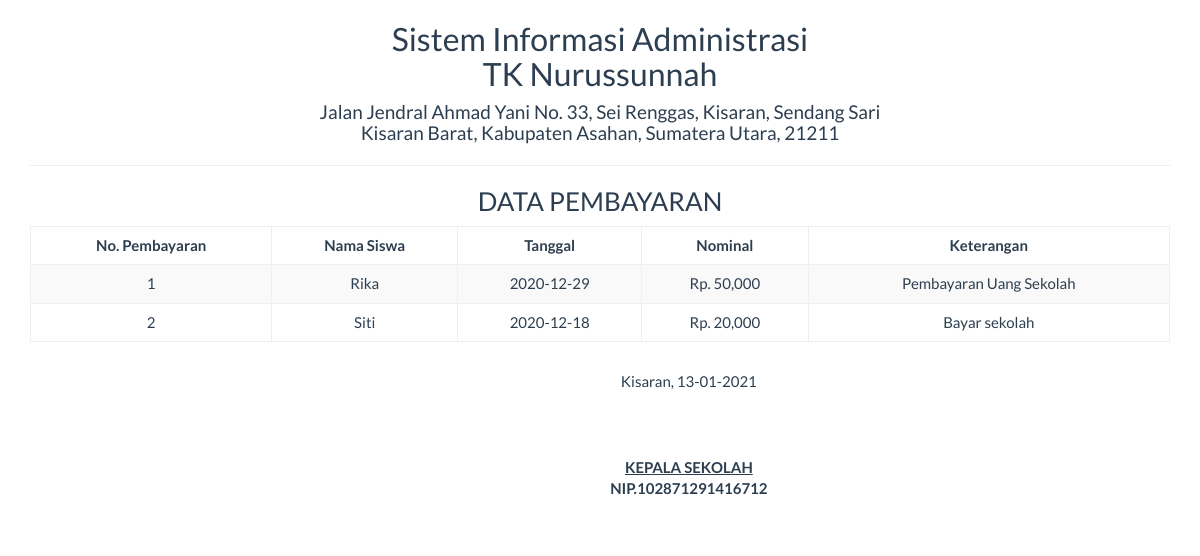
/report/pembayaran_semua.php, run on the app's committed database.
### tables this page shows
CREATE TABLE `pembayaran` (
  `no_pembayaran` int(11) NOT NULL,
  `id_siswa` int(11) NOT NULL,
  `tanggal` date NOT NULL,
  `nominal` int(20) NOT NULL,
  `keterangan` varchar(255) NOT NULL
);

CREATE TABLE `siswa` (
  `id` int(11) NOT NULL,
  `nama_siswa` varchar(255) NOT NULL,
  `jenis_kelamin` varchar(20) NOT NULL,
  `tempat_lahir` varchar(20) NOT NULL,
  `tgl_lahir` date NOT NULL,
  `alamat` varchar(255) NOT NULL,
  `nama_ortu` varchar(255) NOT NULL
);

### report/pembayaran_semua.php (the view, shortened to what this page needs)
<!DOCTYPE html>
<html>
    <head>
        <link href="../Assets/css/bootstrap.min.css" rel="stylesheet" type="text/css"/>
    </head>
    <body>
        <?php
        include '../config/koneksi.php';
        ?>
        <div class="container">
            <div class='row'>
                <div class="col-sm-12">
                    <div class="text-center">
                        <h2>Sistem Informasi Administrasi <br>
                        TK Nurussunnah </h2>
                        <h4>Jalan Jendral Ahmad Yani No. 33, Sei Renggas, Kisaran, Sendang Sari <br> Kisaran Barat, Kabupaten Asahan, Sumatera Utara, 21211</h4>
                        <hr>
                        <h3>DATA PEMBAYARAN</h3>
                        <table class="table table-bordered table-striped table-hover">
                            <thead>
                                <tr>
                                    <th><center>No. Pembayaran</center> </th>
                                    <th><center>Nama Siswa</center></th>
                                    <th><center>Tanggal</center></th>
                                    <th><center>Nominal</center></th>
                                    <th><center>Keterangan</center></th>
                                </tr>
                            </thead>
                            <tbody>
                                <?php
                                $sql = "SELECT * FROM pembayaran JOIN siswa WHERE pembayaran.id_siswa=siswa.id";
                                $query = mysqli_query($koneksi, $sql) or die("SQL Anda Salah");
                                $nomor = 0;
                                while ($data = mysqli_fetch_array($query)) {
                                    $nomor++;
                                    ?>
                                    <tr>
                                        <td><?= $nomor ?></td>
                                        <td><?= $data['nama_siswa'] ?></td>
                                        <td><?= $data['tanggal'] ?></td>
                                        <td>Rp. <?= number_format($data['nominal']) ?></td>
                                        <td><?= $data['keterangan'] ?></td>
                                    </tr>
                                <?php } ?>
                            </tbody>
                        </table>
                        <table class="table">
                                <tbody>
                                    <tr>
                                        <td>
                                        </td>
                                        <td></td>
                                        <td>
                                            <div class="text-center">
                                                Kisaran,  <?= date("d-m-Y") ?>
                                                <br><br><br><br>
                                                <u><strong>KEPALA SEKOLAH<strong></u><br>
                                                NIP.102871291416712
                                            </div>
                                        </td>
                                    </tr>
                                </tbody>
                        </table>
                    </div>
                </div>
            </div>
    </body>
</html>

### data on the page
pembayaran: id_siswa.nama_siswa "Rika", tanggal "2020-12-29", nominal "50,000", keterangan "Pembayaran Uang Sekolah"
pembayaran: id_siswa.nama_siswa "Siti", tanggal "2020-12-18", nominal "20,000", keterangan "Bayar sekolah"
